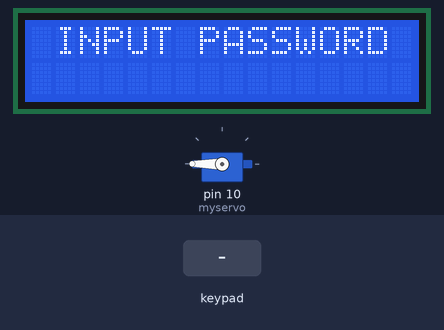
Bench run of a sketch on a simulated Arduino Uno, built with avr-gcc and run on an emulated ATmega328P. Shown: servo, 16×2 character LCD. The test bench sets the inputs (shaded band).

Above: at 1.8 s.
1.9 s: keypad keys 1 9 2 8 3 7 # pressed 0.4 s apart
At 5.4 s:
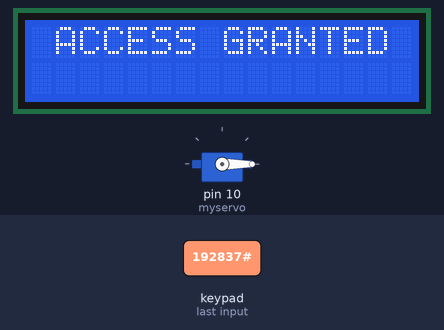
6.2 s: key 'A' pressed
9.2 s: keypad keys * * * * * * # pressed 0.4 s apart
At 12.8 s:
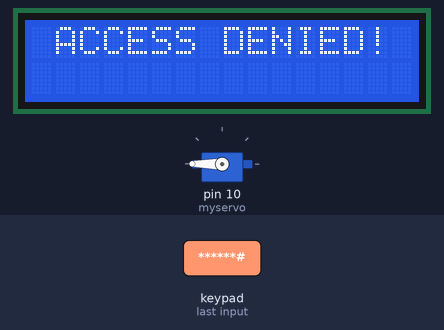
13.5 s: key 'B' pressed
At 14.8 s:
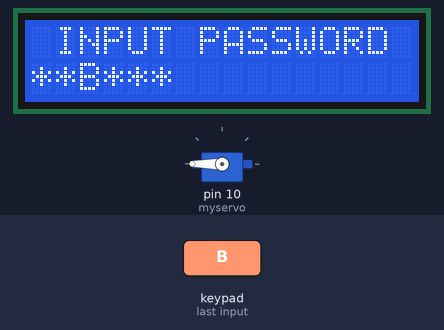
15.8 s: key 'C' pressed
At 16.7 s:
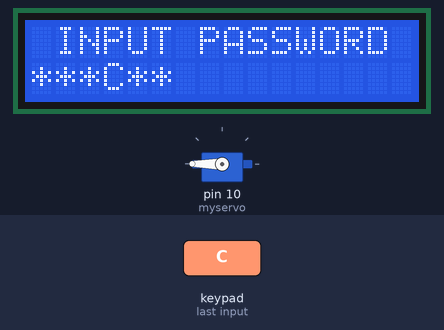
17.3 s: keypad keys 1 9 2 8 3 7 A pressed 0.4 s apart
At 21.0 s:
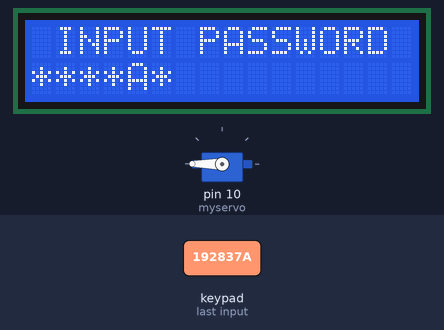
Timing chart, 0 to 22.5 s (numbered marks = the images above; inputs shaded):
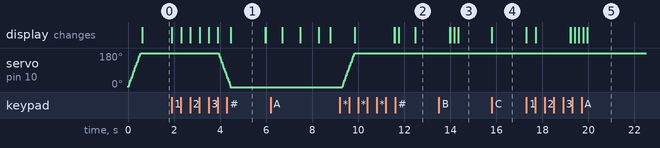

Measured:
- after the input at 1.9 s, servo on pin 10 (myservo): moves from 180° to 0° over 0.51 s, starting after 2.0 s; the display: first changes at once (image 1 shows a later state)
- after the input at 9.2 s, the display: first differs from a run without the input after 2.6 s (image 2 shows a later state)
- after the input at 13.5 s, the display: first differs from a run without the input after 0.85 s (image 3)
- after the input at 15.8 s, the display: changes at once (image 4)
- after the input at 17.3 s, the display: first changes at once (image 5 shows a later state)
- what the display in image 1 shows lasts 1.5 s, from 4.5 s to 6.0 s

The sketch:

ARDU_LockingSystem.ino
```cpp
#include <Keypad.h>
#include <LiquidCrystal.h>
#include <Servo.h>

Servo myservo;

LiquidCrystal lcd(A0, A1, A2, A3, A4, A5);

#define Password_Lenght 7 //EN: Give enough room for 6 chars + NULL char. ES: Da suficiente espacio para 6 char + NULL char.

int pos = 0; //EN: Variable to store the servo position. ES: Variable para guardar la posicion del servo.

char Data[Password_Lenght]; //EN: 6 is the number of chars it can hold + the null char = 7. ES: 6 es el numero de char que puede tener + el NULL char = 7.
char Master[Password_Lenght] = "192837"; //EN: Change PASSWORD here. ES: Cambia la CONTRASEÑA aqui.
byte data_count = 0, master_count = 0;
bool Pass_is_good;
char customKey;

const byte ROWS = 4;
const byte COLS = 4;
char keys[ROWS][COLS] = {
{'1','2','3','A'},
{'4','5','6','B'},
{'7','8','9','C'},
{'*','0','#','D'}
};
bool door = true;

byte rowPins[ROWS] = { 8, 7, 6, 9 };
byte colPins[COLS] = { 5, 4, 3, 2 };

//EN: Initialize an instance of class NewKeypad.
//ES: Inicializa la instancia de la clase NewKeypad.
Keypad customKeypad( makeKeymap(keys), rowPins, colPins, ROWS, COLS);

void setup() {
  pinMode(14,OUTPUT);
  pinMode(15,OUTPUT);
  myservo.attach(10);
  ServoClose();
  lcd.begin(16, 2);
}

void loop() {
  if (door == 0) {
    customKey = customKeypad.getKey();
    if (customKey == '#') {
    lcd.clear();
      lcd.setCursor (3,0);
        lcd.print("LOCKING");
        delay (700);
      lcd.setCursor (10,0);
        lcd.print(".");
        delay (800);
      lcd.setCursor (11,0);
        lcd.print(".");
        delay (800);
      lcd.setCursor (12,0);
        lcd.print(".");
        delay (500);
        lcd.clear();
        delay (500);
        ServoClose();
      lcd.setCursor (5,0);
      lcd.print("LOCKED");
      digitalWrite(11,HIGH);
      delay(1700);
      digitalWrite(11,LOW);

      door = 1;
    }
  }
  else Open();
}

void clearData() {
  while (data_count != 0) { //EN: This can be used for any array size. ES: Se puede usar para cualquier tamaño de array.
    Data[data_count--] = 0; //EN: Clear array for new data. ES: Limpia el array para nuevo data.
  }
  return;
}
//EN: Goes from 0 degrees to 180 degrees, in steps of 5.
//ES: Va de 0 grados a 180 grados, en pasos de 5.
void ServoOpen() {
  for (pos = 180; pos >= 0; pos -= 5) {
    myservo.write(pos);
    delay(15);
  }
}
//EN: Goes from 180 degrees to 0 degrees, in steps of 5.
//ES: Va de 180 grados a 0 grados, en pasos de 5.
void ServoClose()
{
  for (pos = 0; pos <= 180; pos += 5) {
    myservo.write(pos);
    delay(15);
  }
}

void Open()
{
  lcd.setCursor(1, 0);
  lcd.print("INPUT PASSWORD");

  customKey = customKeypad.getKey();
  if (customKey) //EN: Makes sure a key is actually pressed, equal to (customKey != NO_KEY). ES: Se asugura que deverdad se toco una tecla, igual a (customKey != NO_KEY).
  {
   lcd.setCursor(0, 1);
    lcd.print("******");     //EN: To hide your PASSWORD, make sure its the same lenght as your password. ES: Para escoder la CONTRASEÑA asegurar que tenga el mismo tamaño de ella.
    Data[data_count] = customKey; //EN: Store char into data array. ES: Guarda char en el data array.
    lcd.setCursor(data_count, 1); //EN: Move cursor to show each new char. ES: Move el cursor para eseñar cada nuevo char.
    lcd.print(Data[data_count]); //EN: Print char at said cursor. ES: Enseña el char en el dicho cursor.
    data_count++; //EN: Increment data array by 1 to store new char, also keep track of the number of chars entered. ES: Incrementa data array por 1 para guardar nuevo char, tambien sigue los numeros que fueron entrados.
  }

  if (data_count == Password_Lenght - 1) //EN: If the array index is equal to the number of expected chars, compare data to master. ES: Si el array index es igual a el numero esperado de charsm comparar el data a master.
  {
    if (!strcmp(Data, Master)) //EN: Equal to (strcmp(Data, Master) == 0). ES: es igual a (strcmp(Data, Master) == 0).
    {
      lcd.clear();
      ServoOpen();
      lcd.print(" ACCESS GRANTED");
      lcd.setCursor(0,1);
      digitalWrite(12,HIGH);
      delay(1500);
      digitalWrite(12,LOW);
      lcd.print("PRESS # TO CLOSE");
      door = 0;
    }
    else
    {
      lcd.clear();

     lcd.setCursor(1,0);
      lcd.print("ACCESS DENIED!");
      digitalWrite(11,HIGH);
      delay(1500);
      digitalWrite(11,LOW);
      door = 1;
    }
    clearData();
  }
}
```
